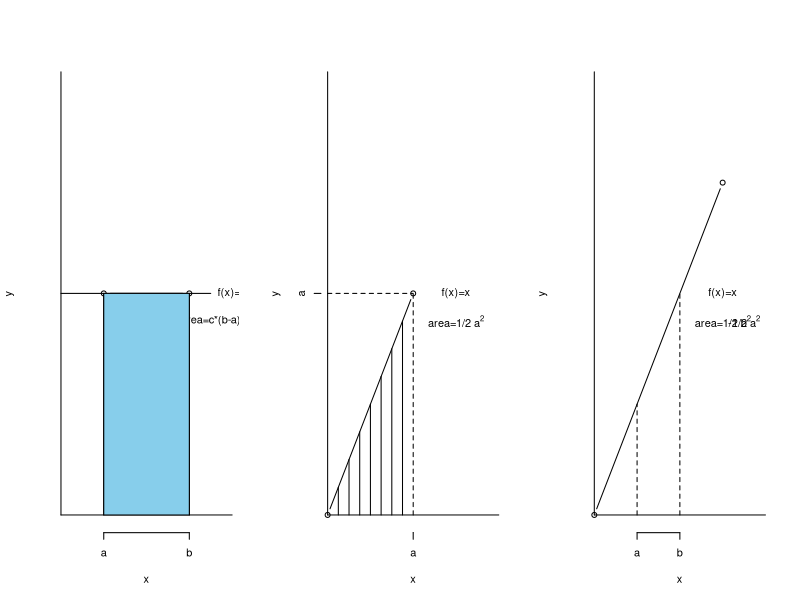

Write the R code that produced this figure.
par(mfcol=c(1,3))

x<-c(1,3)
y<-c(2,2)
plot(x,y, xlim= c(0,4), ylim= c(0,4),type='b',axes=F)
axis(1, c(1,3), letters[1:2])
lines(c(0,4), c(0,0))
lines(c(0,0), c(0,4))
lines(c(1,1), c(0,2))
lines(c(3,3), c(0,2))
lines(c(0,3.5), c(2,2))
text(4,2,"f(x)=c")
text(3.5,1.75,"area=c*(b-a)")
polygon(c(1,1,3,3),c(0,2,2,0),col='skyblue')


x<-c(0,2)
y<-c(0,2)
plot(x,y, xlim= c(0,4), ylim= c(0,4),type='b',axes=F)
axis(1, c(2), letters[1])
axis(2, c(2), letters[1])
lines(c(0,4), c(0,0))
lines(c(0,0), c(0,4))
lines(c(2,2),c(0,2),lty=2)
lines(c(0,2),c(2,2),lty=2)
text(3,2,"f(x)=x")
text(3,1.75, expression(paste("area=1/2 ", a^2, "", sep = "")))
lines(c(1,1),c(0,1))
lines(c(0.5,0.5),c(0,0.5))
lines(c(1.5,1.5),c(0,1.5))
lines(c(0.25,0.25),c(0,0.25))
lines(c(0.75,0.75),c(0,0.75))
lines(c(1.25,1.25),c(0,1.25))
lines(c(1.75,1.75),c(0,1.75))


x<-c(0,3)
y<-c(0,3)
plot(x,y, xlim= c(0,4), ylim= c(0,4),type='b',axes=F)
axis(1, c(1,2), letters[1:2])
lines(c(0,4), c(0,0))
lines(c(0,0), c(0,4))
text(3,2,"f(x)=x")
text(3,1.75, expression(paste("area=1/2 ", b^2, "", sep = "")))
text(3.5,1.75, expression(paste("-1/2 ", a^2, "", sep = "")))
lines(c(1,1),c(0,1),lty=2)
lines(c(2,2),c(0,2),lty=2)